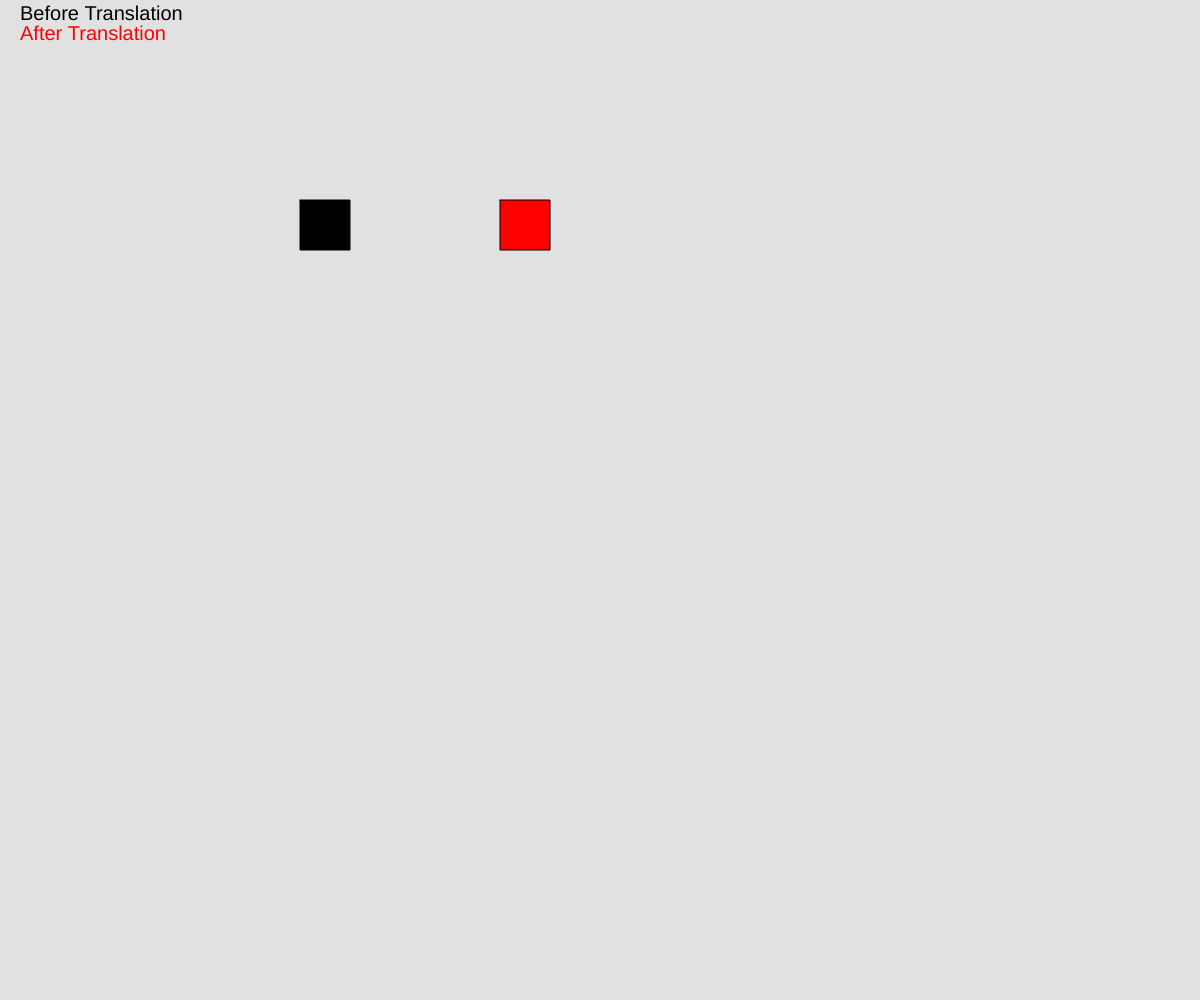
Frame 1 (no input)
Frame 60 (no input): identical to frame 1, image omitted
Frame 120 (the mouse pressed at the canvas centre since frame 60): identical to frame 1, image omitted

The p5.js sketch that drew this single still picture (run headless with seeded random() and noise() and a simulated clock; from frame 60 on, the mouse is pressed at the canvas centre):

// p5.js sketch
// ── sketch.js
//using homogeneous coordinates
let translationX;
let translationY;
let a, b, c, d;

function setup() {
    createCanvas(windowWidth, windowHeight);

    translationX = prompt('Enter translation Factor for X');
    translationY = prompt('Enter translation Factor for Y');
}

function draw() {
    background(225);
    fill('black');
    textSize(20);
    text('Before Translation', 20, 20);
    fill('red')
    text('After Translation', 20, 40);
    //Before translation
    translate(200, 100);
    a = [
        [100],
        [100],
        [1]
    ];
    b = [
        [150],
        [100],
        [1]
    ];
    c = [
        [150],
        [150],
        [1]
    ];
    d = [
        [100],
        [150],
        [1]
    ];
    fill('black');
    beginShape();
    vertex(a[0], a[1]);
    vertex(b[0], b[1]);
    vertex(c[0], c[1]);
    vertex(d[0], d[1]);
    endShape(CLOSE);

    //translation Matrix
    translation_matrix = [
        [1, 0, translationX],
        [0, 1, translationY],
        [0, 0, 1]
    ];
    aN = matrix_multi(translation_matrix, a);
    bN = matrix_multi(translation_matrix, b);
    cN = matrix_multi(translation_matrix, c);
    dN = matrix_multi(translation_matrix, d);

    translate(200, 0);
    fill('red')

    beginShape();
    vertex(aN[0], aN[1]);
    vertex(bN[0], bN[1]);
    vertex(cN[0], cN[1]);
    vertex(dN[0], dN[1])
    endShape(CLOSE);
}

function matrix_multi(a, b) {
    let aRows = a.length;
    let aCols = a[0].length;
    let bRows = b.length;
    let bCols = b[0].length;
    let result = new Array(aRows);
    if (aCols == bRows) {
        for (var i = 0; i < aRows; ++i) {
            result[i] = new Array(bCols);
            for (var j = 0; j < bCols; ++j) {
                result[i][j] = 0;
                for (var k = 0; k < aCols; ++k) {
                    result[i][j] += a[i][k] * b[k][j];
                }
            }
        }
        return result;
    }
}
